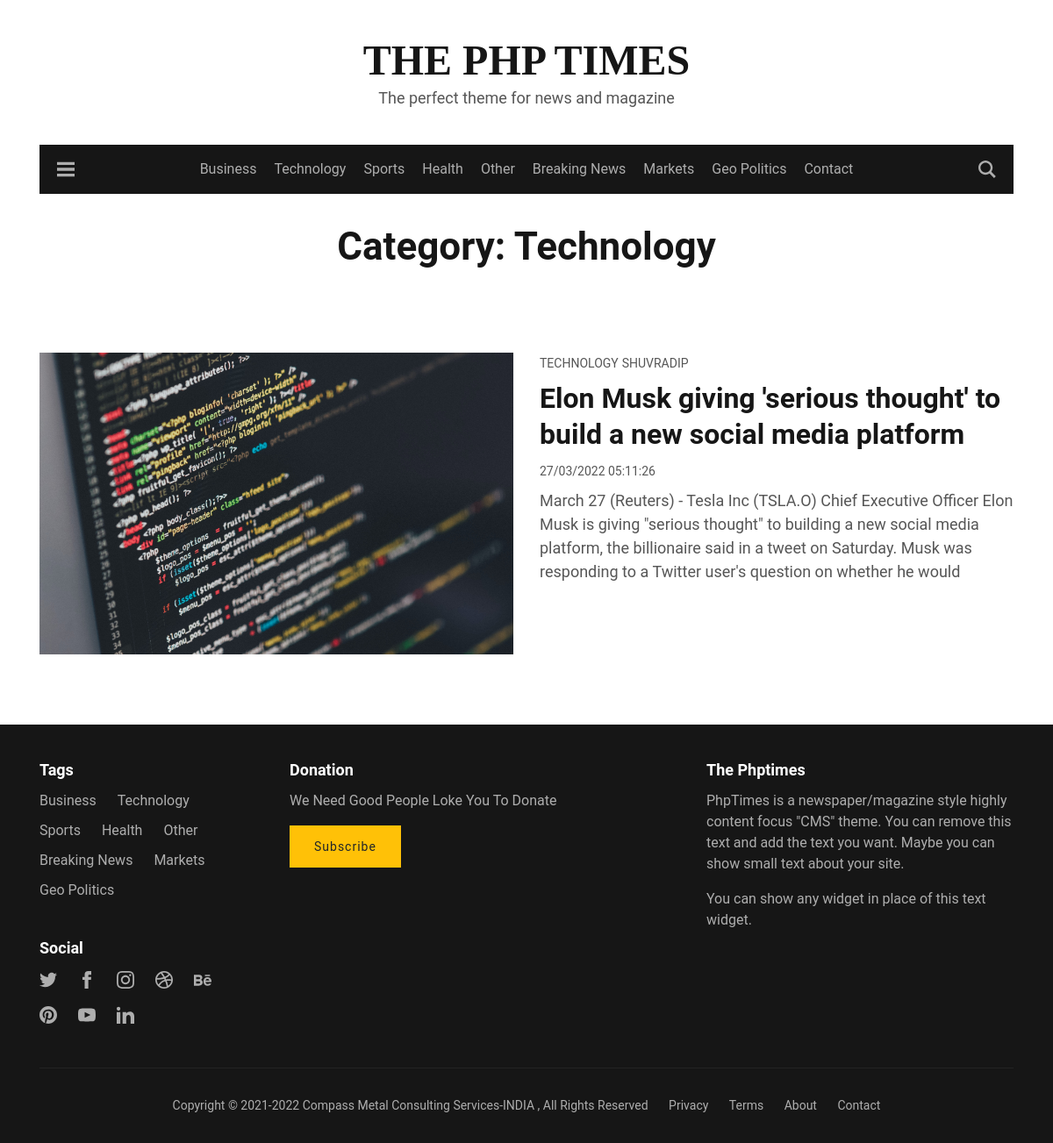
/categories-page.php?cat=Technology, run on the app's committed database.
### tables this page shows
CREATE TABLE `categories` (
  `id` int(10) NOT NULL,
  `datetime` varchar(250) NOT NULL,
  `name` varchar(255) NOT NULL,
  `categoryname` varchar(255) NOT NULL
);

CREATE TABLE `new_post` (
  `id` int(10) NOT NULL,
  `datetime` varchar(50) NOT NULL,
  `title` varchar(200) NOT NULL,
  `category` varchar(100) NOT NULL,
  `author` varchar(100) NOT NULL,
  `image` varchar(200) NOT NULL,
  `post` varchar(1000) NOT NULL
);

### categories-page.php (the view, shortened to what this page needs)
<?php
require_once './partials/_header.php';
$pageCategory = $_GET['cat'];
?>
<div class="main-content-area">
    <div class="container">
        <div class="cover-wrap text-center">
            <div class="cover-inner m-auto">
                <h1 class="name">Category: <?=$pageCategory?>
                </h1>
            </div>
        </div>
        <?php
        $sql ="SELECT * FROM new_post WHERE category = '$pageCategory'";
        $exe =mysqli_query($conn, $sql);
         while ($rows = mysqli_fetch_array($exe)) :
                        $postid = $rows['id'];
                        $datetime = $rows['datetime'];
                        $title = $rows['title'];
                        $author = $rows['author'];
                        $image = $rows['image'];
                        $post = $rows['post']; ?>
        <div class="post-item clearfix post">
            <div class="row">
                <div class="col-md-6">
                    <a href="blog-single.php?id=<?= $postid ?>">
                        <div class="featured-image-wrap">
                            <div class="featured-image"
                                style="background-image:url(./admin/<?= $image ?>);">
                            </div>
                        </div>
                    </a>
                </div>
                <div class="col-md-6 content-wrap">
                    <div class="primary-tag">
                        <a href="#" rel="category tag"><?=$pageCategory?></a>
                        <a href="#" rel="Author tag"><?=$author?></a>
                    </div>
                    <h2 class="title"><a
                            href="blog-single.php?id=<?= $postid ?>">
                            <?= $title?>
                        </a>
                    </h2>
                    <time class="date"
                        datetime="<?= htmlentities($datetime); ?>"><?= htmlentities($datetime); ?></time>
                    <div class="excerpt">
                        <p>
                            <?php
                             $excerpt = substr($post, 0, 320);
                        echo html_entity_decode($excerpt); ?>
                        </p>
                    </div>
                </div>
            </div>
        </div>
        <?php endwhile ?>
    </div>
</div>
<?php require_once './partials/_footer.php';

### partials/_navbar.php (shortened to what this page needs)
<nav class="site-navbar-wrap">
    <div class="container">
        <div class="navbar-inner d-flex">
            <span class="menu-button d-inline-flex menu-open"><svg xmlns="http://www.w3.org/2000/svg" width="24"
                    height="24" viewBox="0 0 24 24">
                    <path d="M24 6h-24v-4h24v4zm0 4h-24v4h24v-4zm0 8h-24v4h24v-4z" />
                </svg></span>
            <ul id="menu-main-menu" class="navbar-nav m-auto text-center main-menu d-none d-lg-flex">
                <?php
                $conn = mysqli_connect('localhost', 'root', '', 'php-blog');
                $res = mysqli_query($conn, "SELECT categoryname FROM  categories");
                while ($row=mysqli_fetch_assoc($res)) : ?>
                <li class="menu-item">
                    <a
                        href="categories-page.php?cat=<?= $row['categoryname'] ?>"><?= $row['categoryname']?></a>
                </li>
                <?php endwhile ?>
                <li class="menu-item"><a href="contact.php">Contact</a></li>
            </ul>
            <span class="search-button d-inline-flex search-open">
            </span>
        </div>
    </div>
</nav>

### partials/_footer.php (shortened to what this page needs)
<footer class="site-footer ">
    <div class="container">
        <div class="row">
            <div class="col-md-3">
                <div class="widget widget_tag_cloud">
                    <h4 class="widget-title">Tags</h4>
                    <div class="tagcloud">
                        <?php
                         $conn = mysqli_connect('localhost', 'shuv', '123', 'php-blog');
                         $res = mysqli_query($conn, "SELECT categoryname FROM  categories");
                         while ($row=mysqli_fetch_assoc($res)) { ?>
                        <a href="category-business.php"><?= $row['categoryname']?></a>
                        <?php   } ?>
                    </div>
                </div>
                <div class="widget widget_gbj_social_links_widget">
                    <h4 class="widget-title">Social</h4>
                    <div class="content">
                        <ul class="social-links">
                            <li><a href="#">
                                </a>
                            </li>
                            <li>
                                <a href="#">
                                    <svg xmlns="http://www.w3.org/2000/svg" width="24" height="24" viewBox="0 0 24 24">
                                        <path
                                            d="M9 8h-3v4h3v12h5v-12h3.642l.358-4h-4v-1.667c0-.955.192-1.333 1.115-1.333h2.885v-5h-3.808c-3.596 0-5.192 1.583-5.192 4.615v3.385z" />
                                    </svg>
                                </a>
                            </li>
                            <li>
                                <a href="#">
                                </a>
                            </li>
                            <li>
                                <a href="#">
                                </a>
                            </li>
                            <li>
                                <a href="#">
                                </a>
                            </li>
                            <li>
                                <a href="#">
                                </a>
                            </li>
                            <li><a href="#">
                                </a>
                            </li>
                            <li><a href="#">
                                </a>
                            </li>
                        </ul>
                    </div>
                </div>
            </div>
            <div class="col-md-5">
                <div id="mc4wp_form_widget-2" class="widget widget_mc4wp_form_widget">
                    <h4 class="widget-title">Donation</h4>
                    <form id="mc4wp-form-1" class="mc4wp-form mc4wp-form-114" method="post" data-id="114" data-name="">
                        <div class="mc4wp-form-fields">
                            <p>We Need Good People Loke You To Donate</p>
                            <button type="submit" class="btn btn-warning hvr-push">
                                Subscribe
                            </button>
                        </div>
                    </form>
                </div>
            </div>
            <div class="col-md-4">
                <div class="widget widget_text">
                    <h4 class="widget-title">The Phptimes</h4>
                    <div class="textwidget">
                        <p>PhpTimes is a newspaper/magazine style highly content focus "CMS" theme. You can
                            remove this text and add the text you want. Maybe you can show small text about your
                            site.</p>
                        <p>You can show any widget in place of this text widget.</p>
                    </div>
                </div>
            </div>
        </div>
        <div class="row">
            <div class="col">
                <div class="copyright-wrap text-center">
                    <div class="copyright-info">
                        Copyright &copy; 2021-<?= date('Y') ?> Compass Metal
                        Consulting Services-INDIA , All Rights Reserved
                        <div class="custom-links">
                            <ul id="menu-footer-menu" class="menu">
                                <li><a href="privacy.php">Privacy</a></li>
                                <li><a href="terms.php">Terms</a></li>
                                <li><a href="about.php">About</a></li>
                                <li><a href="contact.php">Contact</a></li>
                            </ul>
                        </div>
                    </div>
                </div>
            </div>
        </div>
</footer>
</body>
</html>

### style.css (style rules this page uses)
body { font-family:Roboto; color:#565656; line-height:1.5; font-display: swap; }
body p { font-family:Roboto; color:#565656; line-height:1.5; font-display: swap; }
footer p { font-family:Roboto; color:rgb(174, 174, 174); line-height:1.5; font-display: swap; }
.h1,.h2,.h3,.h4,.h5,.h6,h1,h2,h3,h4,h5,h6 { color:#161616; font-weight:600; line-height:1.3; margin-bottom:.75rem }
.h1,h1 { font-size:2.75rem }
.h2,h2 { font-size:2rem }
.h4,h4 { font-size:1.125rem }
a { color:#275beb; transition:all .25s }
svg { fill:currentColor }
.btn,input[type=submit] { padding:0 1.75rem; border-radius:0; font-size:.875rem; font-family:Roboto,sans-serif; letter-spacing:1px; line-height:48px; border:none; font-display: swap; }
dl,ol,ul { padding-left:1.3rem }
.site-header .navbar-inner { -ms-flex:0 0 100%; flex:0 0 100%; border-top:4px solid #161616; border-bottom:4px solid #161616; background: #161616; height:56px; -ms-flex-pack:justify; justify-content:space-between }
.site-header .navbar-inner .menu-button,.site-header .navbar-inner .search-button { width:20px; height:20px; margin-top:12px }
.site-header .navbar-inner .menu-button svg,.site-header .navbar-inner .search-button svg { color:#aeaeae; cursor:pointer; transition:all .25s }
.site-header .navbar-inner .menu-button { margin-left:20px; }
.site-header .navbar-inner .search-button { margin-right:20px; }
.site-header .navbar-inner .main-menu { font-weight:400; -ms-flex-direction:row; flex-direction:row; }
.site-header .navbar-inner .main-menu li { margin:0 10px; position:relative }
.site-header .navbar-inner .main-menu li a { color:#aeaeae; line-height:3rem; display:block; }
.hvr-push { display: inline-block; vertical-align: middle; -webkit-transform: perspective(1px) translateZ(0); transform: perspective(1px) translateZ(0); box-shadow: 0 0 1px rgba(0, 0, 0, 0); }
.post-item { margin-bottom:32px }
.post-item .featured-image-wrap { overflow:hidden }
.post-item .featured-image-wrap .featured-image { height:344px; background-size:cover; background-position:center; background-repeat:no-repeat; transition:all .25s ease-in-out }
.post-item .content-wrap .primary-tag { margin-bottom:8px }
.post-item .content-wrap .primary-tag a { text-transform:uppercase; font-size:.875rem; color:#565656 }
.post-item .content-wrap .title { margin-bottom:8px }
.post-item .content-wrap .title a { color:#161616 }
.post-item .content-wrap .date { font-size:.875rem; margin-bottom:8px }
.post-item .content-wrap .excerpt { margin-top:8px; font-family:"Roboto",serif; font-size:1.125rem; line-height:1.7; font-display: swap; }
.main-content-area { padding-top:32px; overflow:hidden }
.site-footer { background-color:#161616; color:#aeaeae; padding:40px 0 32px; margin-top:48px }
.site-footer a { color:#aeaeae }
.site-footer .widget { margin-bottom:32px }
.site-footer .widget .widget-title { color:#fff; margin-bottom:12px }
.site-footer .widget ul { padding:0; margin:0 }
.site-footer .widget ul li { list-style:none; position:relative; margin-bottom:16px }
.site-footer .widget .tagcloud a { font-size:1rem!important; display:-ms-inline-flexbox; display:inline-flex; text-transform:capitalize; white-space:nowrap; margin:0 20px 10px 0 }
.site-footer .widget .social-links { padding:0; margin:0 }
.site-footer .widget .social-links li { list-style:none; display:-ms-inline-flexbox; display:inline-flex; margin-right:20px; margin-bottom:16px }
.site-footer .widget .social-links li a svg { width:20px; height:20px }
.site-footer .copyright-wrap { font-size:.875rem; border-top:1px solid #232323; padding-top:32px }
.site-footer .copyright-wrap .copyright-info { display:inline-block }
.site-footer .copyright-wrap .custom-links { display:inline-block }
.site-footer .copyright-wrap .custom-links ul { padding:0; margin:0 }
.site-footer .copyright-wrap .custom-links ul li { display:-ms-inline-flexbox; display:inline-flex; list-style:none }
.site-footer .copyright-wrap .custom-links ul li a { margin-left:20px }
.cover-wrap { margin-bottom:32px; padding:0 24px 48px 24px; position:relative; background-size:cover; background-position:center }
.cover-wrap .cover-inner { max-width:700px; position:relative }

### data on the page
categories: categoryname "Business"
categories: categoryname "Technology"
categories: categoryname "Sports"
categories: categoryname "Health"
categories: categoryname "Other"
categories: categoryname "Breaking News"
categories: categoryname "Markets"
categories: categoryname "Geo Politics"
new_post: image (picture), author "SHUVRADIP", title "Elon Musk giving 'serious thought' to build a new social media platform", datetime "27/03/2022 05:11:26", post "March 27 (Reuters) - Tesla Inc (TSLA.O) Chief Executive Officer Elon Musk is giving \"serious thought\" to building a new social media platform, the billionaire said in a tweet on Saturday. Musk was responding to a Twitter user's question on whether he would"

### other printed values
$pageCategory "Technology"
